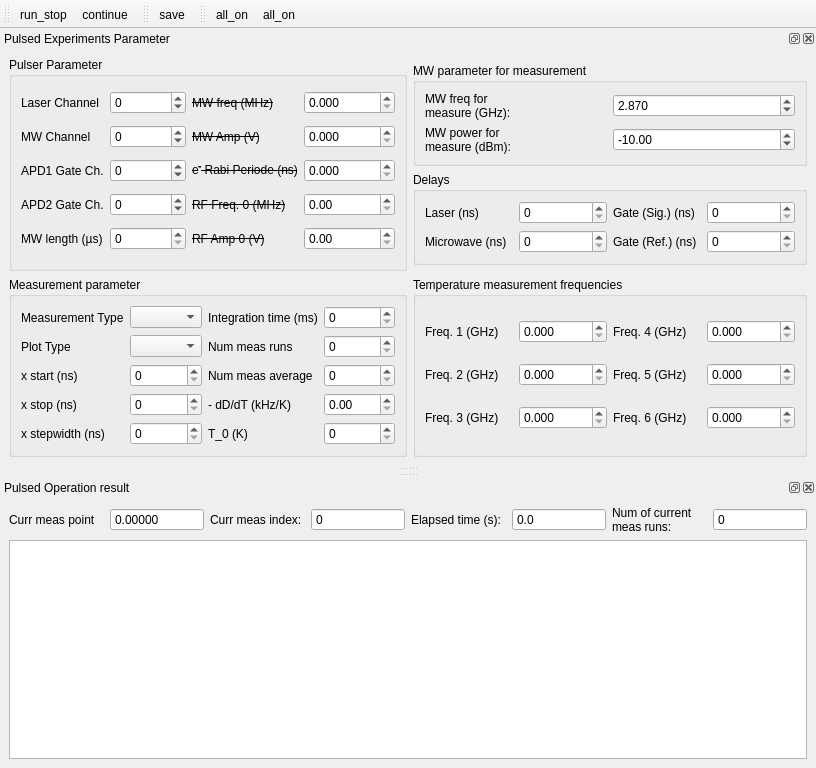
<?xml version="1.0" encoding="UTF-8"?>
<ui version="4.0">
 <class>PulsedExperimentsGUI</class>
 <widget class="QMainWindow" name="PulsedExperimentsGUI">
  <property name="geometry">
   <rect>
    <x>0</x>
    <y>0</y>
    <width>816</width>
    <height>754</height>
   </rect>
  </property>
  <property name="sizePolicy">
   <sizepolicy hsizetype="Preferred" vsizetype="Minimum">
    <horstretch>0</horstretch>
    <verstretch>0</verstretch>
   </sizepolicy>
  </property>
  <property name="windowTitle">
   <string>qudi: Pulsed Experiments</string>
  </property>
  <widget class="QWidget" name="centralwidget"/>
  <widget class="QMenuBar" name="menubar">
   <property name="geometry">
    <rect>
     <x>0</x>
     <y>0</y>
     <width>816</width>
     <height>21</height>
    </rect>
   </property>
  </widget>
  <widget class="QDockWidget" name="dockWidget_2">
   <property name="windowTitle">
    <string>Pulsed Experiments Parameter</string>
   </property>
   <attribute name="dockWidgetArea">
    <number>4</number>
   </attribute>
   <widget class="QWidget" name="dockWidgetContents_2">
    <layout class="QGridLayout" name="gridLayout_2">
     <item row="2" column="1">
      <widget class="QGroupBox" name="groupBox_6">
       <property name="sizePolicy">
        <sizepolicy hsizetype="Preferred" vsizetype="Preferred">
         <horstretch>0</horstretch>
         <verstretch>0</verstretch>
        </sizepolicy>
       </property>
       <property name="title">
        <string>Delays</string>
       </property>
       <property name="alignment">
        <set>Qt::AlignLeading|Qt::AlignLeft|Qt::AlignTop</set>
       </property>
       <layout class="QGridLayout" name="gridLayout_8">
        <item row="3" column="0">
         <widget class="QLabel" name="delay_microwave_Label">
          <property name="text">
           <string>Microwave (ns)</string>
          </property>
         </widget>
        </item>
        <item row="2" column="1">
         <widget class="QDoubleSpinBox" name="delay_laser_DSpinBox">
          <property name="decimals">
           <number>0</number>
          </property>
          <property name="maximum">
           <double>100000.000000000000000</double>
          </property>
         </widget>
        </item>
        <item row="2" column="3">
         <widget class="QDoubleSpinBox" name="delay_gate_sig_DSpinBox">
          <property name="decimals">
           <number>0</number>
          </property>
          <property name="maximum">
           <double>100000.000000000000000</double>
          </property>
          <property name="value">
           <double>0.000000000000000</double>
          </property>
         </widget>
        </item>
        <item row="3" column="2">
         <widget class="QLabel" name="delay_gate_ref_Label">
          <property name="text">
           <string>Gate (Ref.) (ns)</string>
          </property>
         </widget>
        </item>
        <item row="3" column="3">
         <widget class="QDoubleSpinBox" name="delay_gate_ref_DSpinBox">
          <property name="decimals">
           <number>0</number>
          </property>
          <property name="maximum">
           <double>100000.000000000000000</double>
          </property>
          <property name="value">
           <double>0.000000000000000</double>
          </property>
         </widget>
        </item>
        <item row="3" column="1">
         <widget class="QDoubleSpinBox" name="delay_microwave_DSpinBox">
          <property name="decimals">
           <number>0</number>
          </property>
          <property name="maximum">
           <double>100000.000000000000000</double>
          </property>
          <property name="value">
           <double>0.000000000000000</double>
          </property>
         </widget>
        </item>
        <item row="2" column="0">
         <widget class="QLabel" name="delay_laser_Label">
          <property name="text">
           <string>Laser (ns)</string>
          </property>
         </widget>
        </item>
        <item row="2" column="2">
         <widget class="QLabel" name="delay_gate_sig_Label">
          <property name="text">
           <string>Gate (Sig.) (ns)</string>
          </property>
         </widget>
        </item>
       </layout>
      </widget>
     </item>
     <item row="4" column="1">
      <widget class="QGroupBox" name="groupBox_5">
       <property name="sizePolicy">
        <sizepolicy hsizetype="Preferred" vsizetype="Preferred">
         <horstretch>0</horstretch>
         <verstretch>0</verstretch>
        </sizepolicy>
       </property>
       <property name="title">
        <string>Temperature measurement frequencies</string>
       </property>
       <property name="alignment">
        <set>Qt::AlignLeading|Qt::AlignLeft|Qt::AlignTop</set>
       </property>
       <layout class="QGridLayout" name="gridLayout_7">
        <item row="0" column="1">
         <widget class="QDoubleSpinBox" name="t_meas_frq_1_DSpinBox">
          <property name="decimals">
           <number>3</number>
          </property>
          <property name="maximum">
           <double>10.000000000000000</double>
          </property>
          <property name="singleStep">
           <double>0.001000000000000</double>
          </property>
         </widget>
        </item>
        <item row="0" column="3">
         <widget class="QDoubleSpinBox" name="t_meas_frq_4_DSpinBox">
          <property name="decimals">
           <number>3</number>
          </property>
          <property name="maximum">
           <double>10.000000000000000</double>
          </property>
          <property name="singleStep">
           <double>0.001000000000000</double>
          </property>
         </widget>
        </item>
        <item row="1" column="0">
         <widget class="QLabel" name="label_t_meas_frq_2">
          <property name="font">
           <font>
            <strikeout>false</strikeout>
           </font>
          </property>
          <property name="text">
           <string>Freq. 2 (GHz)</string>
          </property>
         </widget>
        </item>
        <item row="0" column="0">
         <widget class="QLabel" name="label_t_meas_frq_1">
          <property name="font">
           <font>
            <strikeout>false</strikeout>
           </font>
          </property>
          <property name="text">
           <string>Freq. 1 (GHz)</string>
          </property>
         </widget>
        </item>
        <item row="0" column="2">
         <widget class="QLabel" name="label_t_meas_frq_4">
          <property name="font">
           <font>
            <strikeout>false</strikeout>
           </font>
          </property>
          <property name="text">
           <string>Freq. 4 (GHz)</string>
          </property>
         </widget>
        </item>
        <item row="2" column="0">
         <widget class="QLabel" name="label_t_meas_frq_3">
          <property name="font">
           <font>
            <strikeout>false</strikeout>
           </font>
          </property>
          <property name="text">
           <string>Freq. 3 (GHz)</string>
          </property>
         </widget>
        </item>
        <item row="1" column="1">
         <widget class="QDoubleSpinBox" name="t_meas_frq_2_DSpinBox">
          <property name="decimals">
           <number>3</number>
          </property>
          <property name="maximum">
           <double>10.000000000000000</double>
          </property>
          <property name="singleStep">
           <double>0.001000000000000</double>
          </property>
         </widget>
        </item>
        <item row="2" column="1">
         <widget class="QDoubleSpinBox" name="t_meas_frq_3_DSpinBox">
          <property name="decimals">
           <number>3</number>
          </property>
          <property name="maximum">
           <double>10.000000000000000</double>
          </property>
          <property name="singleStep">
           <double>0.001000000000000</double>
          </property>
         </widget>
        </item>
        <item row="1" column="2">
         <widget class="QLabel" name="label_t_meas_frq_5">
          <property name="font">
           <font>
            <strikeout>false</strikeout>
           </font>
          </property>
          <property name="text">
           <string>Freq. 5 (GHz)</string>
          </property>
         </widget>
        </item>
        <item row="2" column="2">
         <widget class="QLabel" name="label_t_meas_frq_6">
          <property name="font">
           <font>
            <strikeout>false</strikeout>
           </font>
          </property>
          <property name="text">
           <string>Freq. 6 (GHz)</string>
          </property>
         </widget>
        </item>
        <item row="1" column="3">
         <widget class="QDoubleSpinBox" name="t_meas_frq_5_DSpinBox">
          <property name="decimals">
           <number>3</number>
          </property>
          <property name="maximum">
           <double>10.000000000000000</double>
          </property>
          <property name="singleStep">
           <double>0.001000000000000</double>
          </property>
         </widget>
        </item>
        <item row="2" column="3">
         <widget class="QDoubleSpinBox" name="t_meas_frq_6_DSpinBox">
          <property name="decimals">
           <number>3</number>
          </property>
          <property name="maximum">
           <double>10.000000000000000</double>
          </property>
          <property name="singleStep">
           <double>0.001000000000000</double>
          </property>
         </widget>
        </item>
       </layout>
      </widget>
     </item>
     <item row="1" column="1">
      <widget class="QGroupBox" name="groupBox_2">
       <property name="sizePolicy">
        <sizepolicy hsizetype="Preferred" vsizetype="Preferred">
         <horstretch>0</horstretch>
         <verstretch>0</verstretch>
        </sizepolicy>
       </property>
       <property name="title">
        <string>MW parameter for measurement</string>
       </property>
       <property name="alignment">
        <set>Qt::AlignLeading|Qt::AlignLeft|Qt::AlignTop</set>
       </property>
       <layout class="QGridLayout" name="gridLayout_5">
        <item row="0" column="1">
         <widget class="QDoubleSpinBox" name="mw_cw_freq_DSpinBox">
          <property name="decimals">
           <number>3</number>
          </property>
          <property name="maximum">
           <double>100.000000000000000</double>
          </property>
          <property name="singleStep">
           <double>0.001000000000000</double>
          </property>
          <property name="value">
           <double>2.870000000000000</double>
          </property>
         </widget>
        </item>
        <item row="1" column="0">
         <widget class="QLabel" name="label_11">
          <property name="text">
           <string>&lt;html&gt;&lt;head/&gt;&lt;body&gt;&lt;p&gt;MW power for&lt;br/&gt;measure (dBm):&lt;/p&gt;&lt;/body&gt;&lt;/html&gt;</string>
          </property>
         </widget>
        </item>
        <item row="0" column="0">
         <widget class="QLabel" name="label_10">
          <property name="toolTip">
           <string>&lt;html&gt;&lt;head/&gt;&lt;body&gt;&lt;p&gt;Set the frequency of an external microwave source, which should run for that measurement at the given cw frequency.&lt;/p&gt;&lt;/body&gt;&lt;/html&gt;</string>
          </property>
          <property name="statusTip">
           <string/>
          </property>
          <property name="text">
           <string>&lt;html&gt;&lt;head/&gt;&lt;body&gt;&lt;p&gt;MW freq for &lt;br/&gt;measure (GHz):&lt;/p&gt;&lt;/body&gt;&lt;/html&gt;</string>
          </property>
         </widget>
        </item>
        <item row="1" column="1">
         <widget class="QDoubleSpinBox" name="mw_cw_power_DSpinBox">
          <property name="decimals">
           <number>2</number>
          </property>
          <property name="minimum">
           <double>-100.000000000000000</double>
          </property>
          <property name="maximum">
           <double>30.000000000000000</double>
          </property>
          <property name="value">
           <double>-10.000000000000000</double>
          </property>
         </widget>
        </item>
       </layout>
      </widget>
     </item>
     <item row="4" column="0">
      <widget class="QGroupBox" name="groupBox_4">
       <property name="sizePolicy">
        <sizepolicy hsizetype="Preferred" vsizetype="Preferred">
         <horstretch>0</horstretch>
         <verstretch>0</verstretch>
        </sizepolicy>
       </property>
       <property name="title">
        <string>Measurement parameter</string>
       </property>
       <property name="alignment">
        <set>Qt::AlignLeading|Qt::AlignLeft|Qt::AlignTop</set>
       </property>
       <layout class="QGridLayout" name="gridLayout_6">
        <item row="0" column="0">
         <widget class="QLabel" name="label_27">
          <property name="text">
           <string>Measurement Type</string>
          </property>
         </widget>
        </item>
        <item row="0" column="3">
         <widget class="QDoubleSpinBox" name="integration_time_DSpinBox">
          <property name="decimals">
           <number>0</number>
          </property>
          <property name="maximum">
           <double>100000.000000000000000</double>
          </property>
         </widget>
        </item>
        <item row="0" column="1">
         <widget class="QComboBox" name="current_meas_asset_name_ComboBox"/>
        </item>
        <item row="0" column="2">
         <widget class="QLabel" name="x_axis_start_Label_2">
          <property name="text">
           <string>Integration time (ms)</string>
          </property>
         </widget>
        </item>
        <item row="3" column="1">
         <widget class="QDoubleSpinBox" name="x_axis_stop_DSpinBox">
          <property name="decimals">
           <number>0</number>
          </property>
          <property name="maximum">
           <double>1000000.000000000000000</double>
          </property>
         </widget>
        </item>
        <item row="3" column="0">
         <widget class="QLabel" name="x_axis_stop_Label">
          <property name="text">
           <string>x stop (ns)</string>
          </property>
         </widget>
        </item>
        <item row="2" column="1">
         <widget class="QDoubleSpinBox" name="x_axis_start_DSpinBox">
          <property name="decimals">
           <number>0</number>
          </property>
          <property name="maximum">
           <double>100000.000000000000000</double>
          </property>
         </widget>
        </item>
        <item row="4" column="0">
         <widget class="QLabel" name="x_axis_stepwidth_Label">
          <property name="text">
           <string>x stepwidth (ns)</string>
          </property>
         </widget>
        </item>
        <item row="4" column="1">
         <widget class="QDoubleSpinBox" name="x_axis_stepwidth_DSpinBox">
          <property name="decimals">
           <number>0</number>
          </property>
          <property name="maximum">
           <double>1000.000000000000000</double>
          </property>
          <property name="singleStep">
           <double>1.000000000000000</double>
          </property>
         </widget>
        </item>
        <item row="2" column="0">
         <widget class="QLabel" name="x_axis_start_Label">
          <property name="text">
           <string>x start (ns)</string>
          </property>
         </widget>
        </item>
        <item row="1" column="0">
         <widget class="QLabel" name="tempscan_plot_type_label">
          <property name="font">
           <font>
            <strikeout>false</strikeout>
           </font>
          </property>
          <property name="text">
           <string>Plot Type</string>
          </property>
         </widget>
        </item>
        <item row="1" column="1">
         <widget class="QComboBox" name="tempscan_plot_type_ComboBox">
          <property name="sizePolicy">
           <sizepolicy hsizetype="Preferred" vsizetype="Fixed">
            <horstretch>0</horstretch>
            <verstretch>0</verstretch>
           </sizepolicy>
          </property>
         </widget>
        </item>
        <item row="1" column="2">
         <widget class="QLabel" name="label_28">
          <property name="font">
           <font>
            <strikeout>false</strikeout>
           </font>
          </property>
          <property name="text">
           <string>Num meas runs</string>
          </property>
         </widget>
        </item>
        <item row="1" column="3">
         <widget class="QSpinBox" name="num_of_meas_runs_SpinBox">
          <property name="maximum">
           <number>100000</number>
          </property>
         </widget>
        </item>
        <item row="2" column="3">
         <widget class="QSpinBox" name="num_of_meas_average_SpinBox">
          <property name="sizePolicy">
           <sizepolicy hsizetype="Minimum" vsizetype="Fixed">
            <horstretch>0</horstretch>
            <verstretch>0</verstretch>
           </sizepolicy>
          </property>
          <property name="maximum">
           <number>100000</number>
          </property>
         </widget>
        </item>
        <item row="2" column="2">
         <widget class="QLabel" name="num_of_meas_average_label">
          <property name="font">
           <font>
            <strikeout>false</strikeout>
           </font>
          </property>
          <property name="text">
           <string>Num meas average</string>
          </property>
         </widget>
        </item>
        <item row="3" column="2">
         <widget class="QLabel" name="dD_dT_Label">
          <property name="text">
           <string>- dD/dT (kHz/K)</string>
          </property>
         </widget>
        </item>
        <item row="3" column="3">
         <widget class="QDoubleSpinBox" name="dD_dT_DSpinBox">
          <property name="decimals">
           <number>2</number>
          </property>
          <property name="maximum">
           <double>1000.000000000000000</double>
          </property>
          <property name="singleStep">
           <double>0.010000000000000</double>
          </property>
         </widget>
        </item>
        <item row="4" column="3">
         <widget class="QSpinBox" name="T_0_SpinBox">
          <property name="maximum">
           <number>1000000</number>
          </property>
         </widget>
        </item>
        <item row="4" column="2">
         <widget class="QLabel" name="T_0_Label">
          <property name="text">
           <string>T_0 (K)</string>
          </property>
         </widget>
        </item>
       </layout>
      </widget>
     </item>
     <item row="0" column="0" rowspan="4">
      <widget class="QGroupBox" name="groupBox_3">
       <property name="sizePolicy">
        <sizepolicy hsizetype="Preferred" vsizetype="Preferred">
         <horstretch>0</horstretch>
         <verstretch>0</verstretch>
        </sizepolicy>
       </property>
       <property name="title">
        <string>Pulser Parameter</string>
       </property>
       <property name="alignment">
        <set>Qt::AlignLeading|Qt::AlignLeft|Qt::AlignTop</set>
       </property>
       <layout class="QGridLayout" name="gridLayout_4">
        <item row="3" column="2">
         <widget class="QLabel" name="pulser_rf_freq0_Label">
          <property name="font">
           <font>
            <strikeout>true</strikeout>
           </font>
          </property>
          <property name="text">
           <string>RF Freq. 0 (MHz)</string>
          </property>
         </widget>
        </item>
        <item row="3" column="3">
         <widget class="QDoubleSpinBox" name="pulser_rf_freq0_DSpinBox">
          <property name="maximum">
           <double>1000000.000000000000000</double>
          </property>
         </widget>
        </item>
        <item row="4" column="3">
         <widget class="QDoubleSpinBox" name="pulser_rf_amp0_DSpinBox">
          <property name="singleStep">
           <double>0.100000000000000</double>
          </property>
         </widget>
        </item>
        <item row="4" column="2">
         <widget class="QLabel" name="label_14">
          <property name="font">
           <font>
            <strikeout>true</strikeout>
           </font>
          </property>
          <property name="text">
           <string>RF Amp 0 (V)</string>
          </property>
         </widget>
        </item>
        <item row="2" column="3">
         <widget class="QDoubleSpinBox" name="electron_rabi_periode_DSpinBox">
          <property name="decimals">
           <number>3</number>
          </property>
          <property name="maximum">
           <double>1000000.000000000000000</double>
          </property>
         </widget>
        </item>
        <item row="2" column="2">
         <widget class="QLabel" name="label_29">
          <property name="font">
           <font>
            <strikeout>true</strikeout>
           </font>
          </property>
          <property name="frameShape">
           <enum>QFrame::NoFrame</enum>
          </property>
          <property name="text">
           <string>&lt;html&gt;&lt;head/&gt;&lt;body&gt;&lt;p&gt;e&lt;span style=&quot; vertical-align:super;&quot;&gt;-&lt;/span&gt; Rabi Periode (ns)&lt;/p&gt;&lt;/body&gt;&lt;/html&gt;</string>
          </property>
          <property name="wordWrap">
           <bool>false</bool>
          </property>
         </widget>
        </item>
        <item row="1" column="3">
         <widget class="QDoubleSpinBox" name="pulser_mw_amp_DSpinBox">
          <property name="decimals">
           <number>3</number>
          </property>
          <property name="singleStep">
           <double>0.100000000000000</double>
          </property>
         </widget>
        </item>
        <item row="1" column="2">
         <widget class="QLabel" name="label_18">
          <property name="font">
           <font>
            <strikeout>true</strikeout>
           </font>
          </property>
          <property name="text">
           <string>MW Amp (V)</string>
          </property>
         </widget>
        </item>
        <item row="0" column="0">
         <widget class="QLabel" name="label_35">
          <property name="text">
           <string>Laser Channel</string>
          </property>
         </widget>
        </item>
        <item row="0" column="2">
         <widget class="QLabel" name="label_16">
          <property name="font">
           <font>
            <strikeout>true</strikeout>
           </font>
          </property>
          <property name="text">
           <string>MW freq (MHz)</string>
          </property>
         </widget>
        </item>
        <item row="0" column="1">
         <widget class="QSpinBox" name="pulser_laser_ch_SpinBox">
          <property name="minimum">
           <number>-20</number>
          </property>
          <property name="maximum">
           <number>20</number>
          </property>
         </widget>
        </item>
        <item row="0" column="3">
         <widget class="QDoubleSpinBox" name="pulser_mw_freq_DSpinBox">
          <property name="decimals">
           <number>3</number>
          </property>
          <property name="maximum">
           <double>1000000.000000000000000</double>
          </property>
         </widget>
        </item>
        <item row="2" column="1">
         <widget class="QSpinBox" name="apd1_gt_ch_SpinBox">
          <property name="minimum">
           <number>-20</number>
          </property>
          <property name="maximum">
           <number>20</number>
          </property>
         </widget>
        </item>
        <item row="1" column="1">
         <widget class="QSpinBox" name="pulser_mw_ch_SpinBox">
          <property name="minimum">
           <number>-20</number>
          </property>
          <property name="maximum">
           <number>20</number>
          </property>
         </widget>
        </item>
        <item row="3" column="1">
         <widget class="QSpinBox" name="apd2_gt_ch_SpinBox">
          <property name="minimum">
           <number>-20</number>
          </property>
          <property name="maximum">
           <number>20</number>
          </property>
         </widget>
        </item>
        <item row="2" column="0">
         <widget class="QLabel" name="label_20">
          <property name="text">
           <string>APD1 Gate Ch.</string>
          </property>
         </widget>
        </item>
        <item row="1" column="0">
         <widget class="QLabel" name="label_17">
          <property name="text">
           <string>MW Channel</string>
          </property>
         </widget>
        </item>
        <item row="3" column="0">
         <widget class="QLabel" name="label_21">
          <property name="text">
           <string>APD2 Gate Ch.</string>
          </property>
         </widget>
        </item>
        <item row="4" column="0">
         <widget class="QLabel" name="label_31">
          <property name="font">
           <font>
            <strikeout>false</strikeout>
           </font>
          </property>
          <property name="text">
           <string>MW length (µs)</string>
          </property>
         </widget>
        </item>
        <item row="4" column="1">
         <widget class="QDoubleSpinBox" name="pulser_mw_length_DSpinBox">
          <property name="decimals">
           <number>0</number>
          </property>
          <property name="maximum">
           <double>100000.000000000000000</double>
          </property>
         </widget>
        </item>
       </layout>
      </widget>
     </item>
    </layout>
   </widget>
  </widget>
  <widget class="QDockWidget" name="dockWidget_3">
   <property name="sizePolicy">
    <sizepolicy hsizetype="Preferred" vsizetype="Maximum">
     <horstretch>0</horstretch>
     <verstretch>0</verstretch>
    </sizepolicy>
   </property>
   <property name="minimumSize">
    <size>
     <width>676</width>
     <height>290</height>
    </size>
   </property>
   <property name="windowTitle">
    <string>Pulsed Operation result</string>
   </property>
   <attribute name="dockWidgetArea">
    <number>8</number>
   </attribute>
   <widget class="QWidget" name="dockWidgetContents_3">
    <layout class="QGridLayout" name="gridLayout">
     <item row="0" column="0">
      <widget class="QLabel" name="current_meas_point_Label">
       <property name="text">
        <string>Curr meas point</string>
       </property>
      </widget>
     </item>
     <item row="0" column="1">
      <widget class="QDoubleSpinBox" name="current_meas_point_DSpinBox">
       <property name="readOnly">
        <bool>true</bool>
       </property>
       <property name="buttonSymbols">
        <enum>QAbstractSpinBox::NoButtons</enum>
       </property>
       <property name="decimals">
        <number>5</number>
       </property>
       <property name="maximum">
        <double>100000.000000000000000</double>
       </property>
      </widget>
     </item>
     <item row="0" column="3">
      <widget class="QSpinBox" name="current_meas_index_SpinBox">
       <property name="readOnly">
        <bool>true</bool>
       </property>
       <property name="buttonSymbols">
        <enum>QAbstractSpinBox::NoButtons</enum>
       </property>
       <property name="maximum">
        <number>1000000000</number>
       </property>
      </widget>
     </item>
     <item row="0" column="2">
      <widget class="QLabel" name="label_24">
       <property name="text">
        <string>Curr meas index:</string>
       </property>
      </widget>
     </item>
     <item row="0" column="4">
      <widget class="QLabel" name="label_25">
       <property name="text">
        <string>Elapsed time (s):</string>
       </property>
      </widget>
     </item>
     <item row="0" column="5">
      <widget class="QDoubleSpinBox" name="elapsed_time_DSpinBox">
       <property name="readOnly">
        <bool>true</bool>
       </property>
       <property name="buttonSymbols">
        <enum>QAbstractSpinBox::NoButtons</enum>
       </property>
       <property name="decimals">
        <number>1</number>
       </property>
       <property name="maximum">
        <double>1000000.000000000000000</double>
       </property>
      </widget>
     </item>
     <item row="0" column="6">
      <widget class="QLabel" name="label_26">
       <property name="text">
        <string>&lt;html&gt;&lt;head/&gt;&lt;body&gt;&lt;p&gt;Num of current&lt;br/&gt;meas runs:&lt;/p&gt;&lt;/body&gt;&lt;/html&gt;</string>
       </property>
      </widget>
     </item>
     <item row="0" column="7">
      <widget class="QSpinBox" name="num_of_current_meas_runs_SpinBox">
       <property name="readOnly">
        <bool>true</bool>
       </property>
       <property name="buttonSymbols">
        <enum>QAbstractSpinBox::NoButtons</enum>
       </property>
       <property name="maximum">
        <number>1000</number>
       </property>
      </widget>
     </item>
     <item row="1" column="0" colspan="8">
      <widget class="PlotWidget" name="pulsed_exp_GraphicsView">
       <property name="minimumSize">
        <size>
         <width>0</width>
         <height>192</height>
        </size>
       </property>
      </widget>
     </item>
    </layout>
   </widget>
  </widget>
  <widget class="QToolBar" name="control_ToolBar">
   <property name="windowTitle">
    <string>toolBar</string>
   </property>
   <attribute name="toolBarArea">
    <enum>TopToolBarArea</enum>
   </attribute>
   <attribute name="toolBarBreak">
    <bool>false</bool>
   </attribute>
   <addaction name="action_run_stop"/>
   <addaction name="action_continue"/>
  </widget>
  <widget class="QToolBar" name="save_ToolBar">
   <property name="windowTitle">
    <string>toolBar_2</string>
   </property>
   <attribute name="toolBarArea">
    <enum>TopToolBarArea</enum>
   </attribute>
   <attribute name="toolBarBreak">
    <bool>false</bool>
   </attribute>
   <addaction name="action_save"/>
  </widget>
  <widget class="QToolBar" name="PulseStreamer_ToolBar">
   <property name="windowTitle">
    <string>toolBar</string>
   </property>
   <attribute name="toolBarArea">
    <enum>TopToolBarArea</enum>
   </attribute>
   <attribute name="toolBarBreak">
    <bool>false</bool>
   </attribute>
   <addaction name="action_all_on"/>
   <addaction name="action_all_off"/>
  </widget>
  <action name="action_run_stop">
   <property name="checkable">
    <bool>true</bool>
   </property>
   <property name="icon">
    <iconset>
     <normaloff>../../artwork/icons/qudiTheme/22x22/start-counter.png</normaloff>
     <normalon>../../artwork/icons/qudiTheme/22x22/stop-counter.png</normalon>../../artwork/icons/qudiTheme/22x22/start-counter.png</iconset>
   </property>
   <property name="text">
    <string>run_stop</string>
   </property>
   <property name="toolTip">
    <string>Run or stop a measurement</string>
   </property>
  </action>
  <action name="action_continue">
   <property name="checkable">
    <bool>true</bool>
   </property>
   <property name="icon">
    <iconset>
     <normaloff>../../artwork/icons/qudiTheme/22x22/restart-counter.png</normaloff>
     <normalon>../../artwork/icons/qudiTheme/22x22/stop-counter.png</normalon>../../artwork/icons/qudiTheme/22x22/restart-counter.png</iconset>
   </property>
   <property name="text">
    <string>continue</string>
   </property>
   <property name="toolTip">
    <string>Continue the measurement</string>
   </property>
  </action>
  <action name="action_all_on">
   <property name="icon">
    <iconset>
     <normaloff>../../artwork/icons/oxygen/22x22/media-playback-start.png</normaloff>../../artwork/icons/oxygen/22x22/media-playback-start.png</iconset>
   </property>
   <property name="text">
    <string>all_on</string>
   </property>
   <property name="toolTip">
    <string>Switch on all PulseStreamer outputs</string>
   </property>
  </action>
  <action name="action_all_off">
   <property name="icon">
    <iconset>
     <normaloff>../../artwork/icons/oxygen/22x22/media-playback-stop.png</normaloff>../../artwork/icons/oxygen/22x22/media-playback-stop.png</iconset>
   </property>
   <property name="text">
    <string>all_on</string>
   </property>
   <property name="toolTip">
    <string>Switch off all PulseStreamer outputs</string>
   </property>
  </action>
  <action name="action_save">
   <property name="icon">
    <iconset>
     <normaloff>../../artwork/icons/oxygen/22x22/document-save.png</normaloff>../../artwork/icons/oxygen/22x22/document-save.png</iconset>
   </property>
   <property name="text">
    <string>save</string>
   </property>
   <property name="toolTip">
    <string>Save the current measurement</string>
   </property>
  </action>
 </widget>
 <customwidgets>
  <customwidget>
   <class>PlotWidget</class>
   <extends>QGraphicsView</extends>
   <header>pyqtgraph</header>
  </customwidget>
 </customwidgets>
 <resources/>
 <connections/>
</ui>
